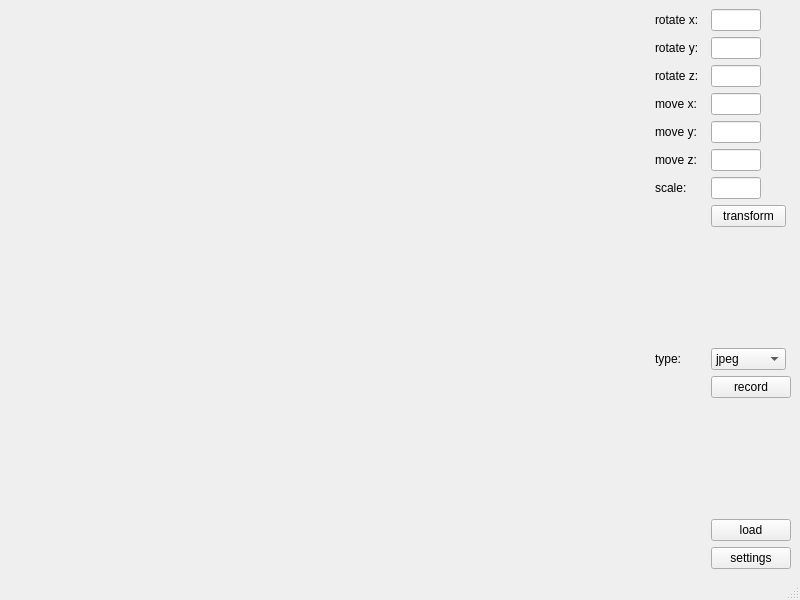
<?xml version="1.0" encoding="UTF-8"?>
<ui version="4.0">
 <class>MainWindow</class>
 <widget class="QMainWindow" name="MainWindow">
  <property name="geometry">
   <rect>
    <x>0</x>
    <y>0</y>
    <width>800</width>
    <height>600</height>
   </rect>
  </property>
  <property name="windowTitle">
   <string>MainWindow</string>
  </property>
  <widget class="QWidget" name="centralwidget">
   <layout class="QGridLayout" name="gridLayout">
    <item row="12" column="2">
     <widget class="QPushButton" name="load_btn">
      <property name="text">
       <string>load</string>
      </property>
     </widget>
    </item>
    <item row="2" column="1">
     <widget class="QLabel" name="label_3">
      <property name="maximumSize">
       <size>
        <width>50</width>
        <height>20</height>
       </size>
      </property>
      <property name="text">
       <string>rotate z:</string>
      </property>
     </widget>
    </item>
    <item row="5" column="1">
     <widget class="QLabel" name="label_8">
      <property name="text">
       <string>move z:</string>
      </property>
     </widget>
    </item>
    <item row="6" column="2">
     <widget class="QLineEdit" name="scale_le">
      <property name="maximumSize">
       <size>
        <width>50</width>
        <height>16777215</height>
       </size>
      </property>
     </widget>
    </item>
    <item row="13" column="2">
     <widget class="QPushButton" name="set_btn">
      <property name="maximumSize">
       <size>
        <width>100</width>
        <height>16777215</height>
       </size>
      </property>
      <property name="text">
       <string>settings</string>
      </property>
     </widget>
    </item>
    <item row="6" column="1">
     <widget class="QLabel" name="label_4">
      <property name="maximumSize">
       <size>
        <width>50</width>
        <height>20</height>
       </size>
      </property>
      <property name="text">
       <string>scale:</string>
      </property>
     </widget>
    </item>
    <item row="1" column="2">
     <widget class="QLineEdit" name="rot_y_le">
      <property name="maximumSize">
       <size>
        <width>50</width>
        <height>16777215</height>
       </size>
      </property>
     </widget>
    </item>
    <item row="3" column="2">
     <widget class="QLineEdit" name="move_x_le">
      <property name="maximumSize">
       <size>
        <width>50</width>
        <height>16777215</height>
       </size>
      </property>
     </widget>
    </item>
    <item row="5" column="2">
     <widget class="QLineEdit" name="move_z_le">
      <property name="maximumSize">
       <size>
        <width>50</width>
        <height>16777215</height>
       </size>
      </property>
     </widget>
    </item>
    <item row="0" column="0" rowspan="14">
     <widget class="Viewer" name="viewer" native="true"/>
    </item>
    <item row="4" column="1">
     <widget class="QLabel" name="label_7">
      <property name="text">
       <string>move y:</string>
      </property>
     </widget>
    </item>
    <item row="2" column="2">
     <widget class="QLineEdit" name="rot_z_le">
      <property name="maximumSize">
       <size>
        <width>50</width>
        <height>16777215</height>
       </size>
      </property>
     </widget>
    </item>
    <item row="0" column="1">
     <widget class="QLabel" name="label">
      <property name="maximumSize">
       <size>
        <width>50</width>
        <height>20</height>
       </size>
      </property>
      <property name="text">
       <string>rotate x:</string>
      </property>
     </widget>
    </item>
    <item row="3" column="1">
     <widget class="QLabel" name="label_6">
      <property name="text">
       <string>move x:</string>
      </property>
     </widget>
    </item>
    <item row="1" column="1">
     <widget class="QLabel" name="label_2">
      <property name="maximumSize">
       <size>
        <width>50</width>
        <height>20</height>
       </size>
      </property>
      <property name="text">
       <string>rotate y:</string>
      </property>
     </widget>
    </item>
    <item row="0" column="2">
     <widget class="QLineEdit" name="rot_x_le">
      <property name="maximumSize">
       <size>
        <width>50</width>
        <height>16777215</height>
       </size>
      </property>
     </widget>
    </item>
    <item row="4" column="2">
     <widget class="QLineEdit" name="move_y_le">
      <property name="maximumSize">
       <size>
        <width>50</width>
        <height>16777215</height>
       </size>
      </property>
     </widget>
    </item>
    <item row="7" column="2">
     <widget class="QPushButton" name="pushButton">
      <property name="maximumSize">
       <size>
        <width>75</width>
        <height>16777215</height>
       </size>
      </property>
      <property name="text">
       <string>transform</string>
      </property>
     </widget>
    </item>
    <item row="9" column="2">
     <widget class="QComboBox" name="comboBox">
      <property name="maximumSize">
       <size>
        <width>75</width>
        <height>16777215</height>
       </size>
      </property>
      <item>
       <property name="text">
        <string>jpeg</string>
       </property>
      </item>
      <item>
       <property name="text">
        <string>bmp</string>
       </property>
      </item>
      <item>
       <property name="text">
        <string>gif</string>
       </property>
      </item>
     </widget>
    </item>
    <item row="9" column="1">
     <widget class="QLabel" name="label_5">
      <property name="maximumSize">
       <size>
        <width>50</width>
        <height>16777215</height>
       </size>
      </property>
      <property name="text">
       <string>type:</string>
      </property>
     </widget>
    </item>
    <item row="10" column="2">
     <widget class="QPushButton" name="record_btn">
      <property name="text">
       <string>record</string>
      </property>
     </widget>
    </item>
   </layout>
  </widget>
  <widget class="QMenuBar" name="menubar">
   <property name="geometry">
    <rect>
     <x>0</x>
     <y>0</y>
     <width>800</width>
     <height>24</height>
    </rect>
   </property>
  </widget>
  <widget class="QStatusBar" name="statusbar"/>
 </widget>
 <customwidgets>
  <customwidget>
   <class>Viewer</class>
   <extends>QWidget</extends>
   <header>view/viewer.h</header>
   <container>1</container>
  </customwidget>
 </customwidgets>
 <resources/>
 <connections/>
</ui>
